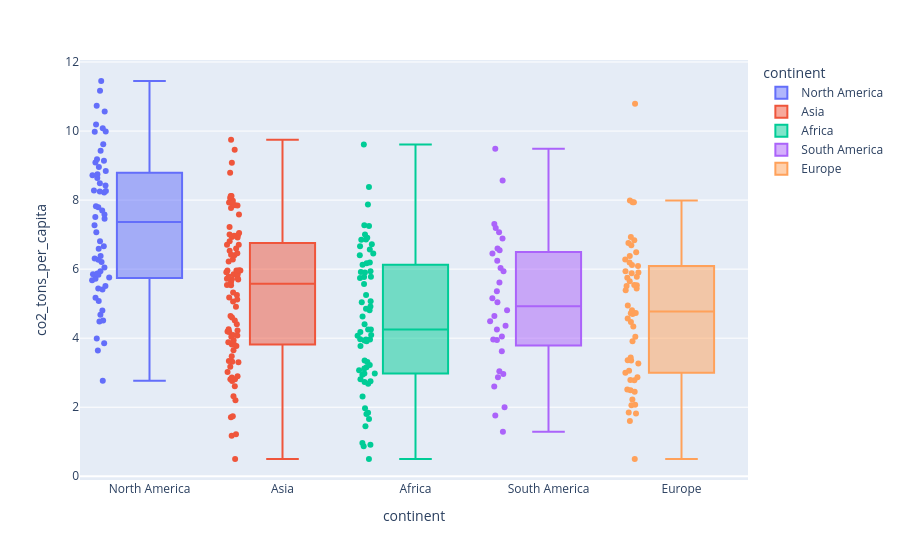

The cell this chart's notebook holds for it:
### Code cell
continent_co2 = px.box(df, x='continent', y='co2_tons_per_capita', color='continent', points='all')
continent_co2.show()

### Figure 1 — Plotly figure (JSON) as saved in the notebook; plotly's stock layout.template omitted (floating-point values rounded to 4 significant figures)
{"data": [{"alignmentgroup": "True", "boxpoints": "all", "hovertemplate": "continent=%{x}<br>co2_tons_per_capita=%{y}<extra></extra>", "legendgroup": "North America", "marker": {"color": "#636efa"}, "name": "North America", "notched": false, "offsetgroup": "North America", "orientation": "v", "showlegend": true, "type": "box", "x": ["North America", "North America", "North America", "North America", "North America", "North America", "North America", "North America", "North America", "North America", "North America", "North America", "North America", "North America", "North America", "North America", "North America", "North America", "North America", "North America", "North America", "North America", "North America", "North America", "North America", "North America", "North America", "North America", "North America", "North America", "North America", "North America", "North America", "North America", "North America", "North America", "North America", "North America", "North America", "North America", "North America", "North America", "North America", "North America", "North America", "North America", "North America", "North America", "North America", "North America", "North America", "North America", "North America", "North America", "North America", "North America", "North America", "North America", "North America", "North America"], "x0": " ", "xaxis": "x", "y": [7.7, 9.14, 10.08, 8.28, 6.05, 6.27, 6.31, 3.64, 5.94, 4.8, 5.84, 2.77, 11.17, 8.64, 11.45, 7.07, 5.72, 7.46, 10.73, 5.76, 5.17, 7.51, 4.51, 8.75, 8.84, 10.57, 6.59, 8.72, 8.42, 8.25, 9.98, 5.68, 6.38, 7.79, 8.26, 9.43, 3.99, 5.85, 9.18, 8.49, 9.09, 10.19, 7.58, 8.22, 3.85, 6.21, 9.99, 5.41, 8.96, 7.82, 5.44, 6.66, 4.48, 4.68, 5.87, 5.51, 7.27, 6.81, 9.62, 5.08], "y0": " ", "yaxis": "y"}, {"alignmentgroup": "True", "boxpoints": "all", "hovertemplate": "continent=%{x}<br>co2_tons_per_capita=%{y}<extra></extra>", "legendgroup": "Asia", "marker": {"color": "#EF553B"}, "name": "Asia", "notched": false, "offsetgroup": "Asia", "orientation": "v", "showlegend": true, "type": "box", "x": ["Asia", "Asia", "Asia", "Asia", "Asia", "Asia", "Asia", "Asia", "Asia", "Asia", "Asia", "Asia", "Asia", "Asia", "Asia", "Asia", "Asia", "Asia", "Asia", "Asia", "Asia", "Asia", "Asia", "Asia", "Asia", "Asia", "Asia", "Asia", "Asia", "Asia", "Asia", "Asia", "Asia", "Asia", "Asia", "Asia", "Asia", "Asia", "Asia", "Asia", "Asia", "Asia", "Asia", "Asia", "Asia", "Asia", "Asia", "Asia", "Asia", "Asia", "Asia", "Asia", "Asia", "Asia", "Asia", "Asia", "Asia", "Asia", "Asia", "Asia", "Asia", "Asia", "Asia", "Asia", "Asia", "Asia", "Asia", "Asia", "Asia", "Asia", "Asia", "Asia", "Asia", "Asia", "Asia", "Asia", "Asia", "Asia", "Asia", "Asia", "Asia", "Asia", "Asia", "Asia", "Asia", "Asia", "Asia", "Asia"], "x0": " ", "xaxis": "x", "y": [1.22, 7.98, 5.96, 7.05, 5.06, 7.77, 9.75, 5.91, 3.65, 8.79, 2.86, 8.12, 5.25, 5.96, 2.81, 3.34, 8.12, 4.04, 3.32, 5.85, 2.76, 7.93, 3.88, 5.32, 3.48, 2.61, 6.81, 2.32, 7.22, 4.19, 6.4, 3.17, 4.26, 3.82, 5.74, 7.88, 4.22, 9.08, 2.9, 4.09, 6.92, 5.96, 5.71, 3.77, 1.74, 6.46, 3.3, 4.08, 6.22, 7.58, 5.53, 5.97, 5.62, 1.17, 6.99, 4.4, 8.06, 3.94, 0.5, 5.54, 1.71, 4.51, 2.2, 9.46, 6.28, 5.86, 4.18, 6.6, 5.12, 4.64, 5.7, 2.81, 5.72, 7.0, 5.18, 6.53, 3.02, 4.6, 6.71, 7.85, 7.84, 6.93, 4.91, 6.97, 5.79, 6.42, 3.81, 6.71], "y0": " ", "yaxis": "y"}, {"alignmentgroup": "True", "boxpoints": "all", "hovertemplate": "continent=%{x}<br>co2_tons_per_capita=%{y}<extra></extra>", "legendgroup": "Africa", "marker": {"color": "#00cc96"}, "name": "Africa", "notched": false, "offsetgroup": "Africa", "orientation": "v", "showlegend": true, "type": "box", "x": ["Africa", "Africa", "Africa", "Africa", "Africa", "Africa", "Africa", "Africa", "Africa", "Africa", "Africa", "Africa", "Africa", "Africa", "Africa", "Africa", "Africa", "Africa", "Africa", "Africa", "Africa", "Africa", "Africa", "Africa", "Africa", "Africa", "Africa", "Africa", "Africa", "Africa", "Africa", "Africa", "Africa", "Africa", "Africa", "Africa", "Africa", "Africa", "Africa", "Africa", "Africa", "Africa", "Africa", "Africa", "Africa", "Africa", "Africa", "Africa", "Africa", "Africa", "Africa", "Africa", "Africa", "Africa", "Africa", "Africa", "Africa", "Africa", "Africa", "Africa", "Africa", "Africa", "Africa", "Africa", "Africa", "Africa"], "x0": " ", "xaxis": "x", "y": [5.74, 1.45, 4.85, 5.57, 3.96, 7.0, 1.97, 3.12, 3.22, 5.04, 2.73, 5.94, 4.25, 5.07, 5.25, 4.18, 6.45, 3.07, 4.09, 7.87, 3.97, 4.81, 2.68, 6.4, 0.91, 5.77, 6.85, 3.77, 6.57, 4.63, 3.16, 4.4, 6.72, 0.96, 2.98, 8.38, 5.92, 9.61, 0.5, 6.66, 1.66, 2.81, 7.25, 2.94, 3.91, 3.35, 1.8, 1.84, 4.07, 6.19, 4.92, 6.91, 7.27, 2.98, 2.31, 0.87, 5.78, 4.25, 3.96, 5.9, 3.31, 6.86, 2.75, 6.17, 6.13, 3.93], "y0": " ", "yaxis": "y"}, {"alignmentgroup": "True", "boxpoints": "all", "hovertemplate": "continent=%{x}<br>co2_tons_per_capita=%{y}<extra></extra>", "legendgroup": "South America", "marker": {"color": "#ab63fa"}, "name": "South America", "notched": false, "offsetgroup": "South America", "orientation": "v", "showlegend": true, "type": "box", "x": ["South America", "South America", "South America", "South America", "South America", "South America", "South America", "South America", "South America", "South America", "South America", "South America", "South America", "South America", "South America", "South America", "South America", "South America", "South America", "South America", "South America", "South America", "South America", "South America", "South America", "South America", "South America", "South America", "South America", "South America", "South America", "South America"], "x0": " ", "xaxis": "x", "y": [4.49, 7.07, 2.87, 1.76, 5.61, 4.81, 2.6, 5.16, 4.05, 6.45, 3.04, 4.25, 9.49, 5.94, 1.29, 2.0, 3.95, 6.6, 6.89, 6.24, 7.19, 5.36, 3.96, 6.03, 6.55, 4.64, 2.96, 4.36, 3.62, 5.04, 7.31, 8.57], "y0": " ", "yaxis": "y"}, {"alignmentgroup": "True", "boxpoints": "all", "hovertemplate": "continent=%{x}<br>co2_tons_per_capita=%{y}<extra></extra>", "legendgroup": "Europe", "marker": {"color": "#FFA15A"}, "name": "Europe", "notched": false, "offsetgroup": "Europe", "orientation": "v", "showlegend": true, "type": "box", "x": ["Europe", "Europe", "Europe", "Europe", "Europe", "Europe", "Europe", "Europe", "Europe", "Europe", "Europe", "Europe", "Europe", "Europe", "Europe", "Europe", "Europe", "Europe", "Europe", "Europe", "Europe", "Europe", "Europe", "Europe", "Europe", "Europe", "Europe", "Europe", "Europe", "Europe", "Europe", "Europe", "Europe", "Europe", "Europe", "Europe", "Europe", "Europe", "Europe", "Europe", "Europe", "Europe", "Europe", "Europe", "Europe", "Europe", "Europe", "Europe", "Europe", "Europe", "Europe", "Europe", "Europe", "Europe"], "x0": " ", "xaxis": "x", "y": [2.78, 7.99, 6.12, 10.79, 4.57, 5.54, 3.27, 3.44, 6.69, 2.06, 5.94, 6.84, 3.91, 3.35, 4.95, 3.06, 6.49, 5.53, 6.09, 4.73, 5.9, 2.79, 7.94, 4.04, 5.51, 1.6, 4.72, 2.51, 5.78, 5.44, 5.65, 6.76, 2.87, 2.22, 5.39, 2.07, 4.7, 5.75, 6.93, 4.47, 2.45, 1.82, 4.81, 3.36, 2.49, 6.19, 1.85, 6.28, 4.34, 3.0, 7.94, 6.38, 0.5, 5.88], "y0": " ", "yaxis": "y"}], "layout": {"boxmode": "overlay", "legend": {"title": {"text": "continent"}, "tracegroupgap": 0}, "margin": {"t": 60}, "xaxis": {"anchor": "y", "categoryarray": ["North America", "Asia", "Africa", "South America", "Europe"], "categoryorder": "array", "domain": [0, 1], "title": {"text": "continent"}}, "yaxis": {"anchor": "x", "domain": [0, 1], "title": {"text": "co2_tons_per_capita"}}}}
